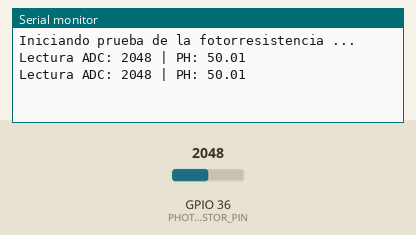
Recording of a sketch running on a simulated ESP32. On the bench: the last lines printed to the serial monitor. The test bench sets the inputs (shaded band); at power-on: GPIO 36 (PHOTORESISTOR_PIN) = 2048.

Above: at 2.8 s.
2.9 s: GPIO 36 (PHOTORESISTOR_PIN) set to 2866
At 5.2 s:
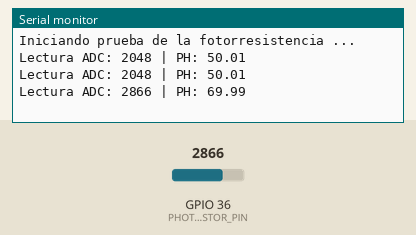
5.6 s: GPIO 36 (PHOTORESISTOR_PIN) set to 3603
At 6.8 s:
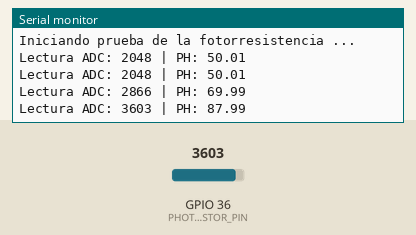
Timing chart, 0 to 8.6 s (numbered marks = the images above; inputs shaded):
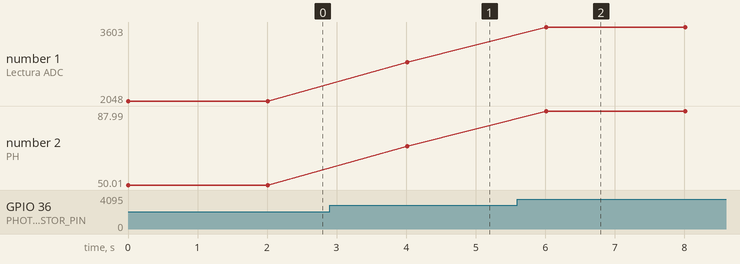

The sketch:

photoresistor.ino
```cpp
#define PHOTORESISTOR_PIN 36

void setup() {
    Serial.begin(9600);
    Serial.println("Iniciando prueba de la fotorresistencia ...");
}

void loop() {
    // Mide un valor entre 0 y 4095
    int rawValue = analogRead(PHOTORESISTOR_PIN);

    // Conversión del valor leído a porcentaje de luz (0 a 100%)
    float lightResistorValue = rawValue / 4095.0 * 100;

    Serial.print("Lectura ADC: ");
    Serial.print(rawValue);
    Serial.print(" | PH: ");
    Serial.println(lightResistorValue, 2);

    delay(2000);
}
```

Measured:
- after the input at 2.9 s, the serial monitor: prints a new line after 1.1 s (image 1)
- after the input at 5.6 s, the serial monitor: prints a new line after 0.41 s (image 2)
- plotted number 1: 2048 → 2866 after the input at 2.9 s, 2866 → 3603 after the input at 5.6 s
- plotted number 2: 50.01 → 69.99 after the input at 2.9 s, 69.99 → 87.99 after the input at 5.6 s
